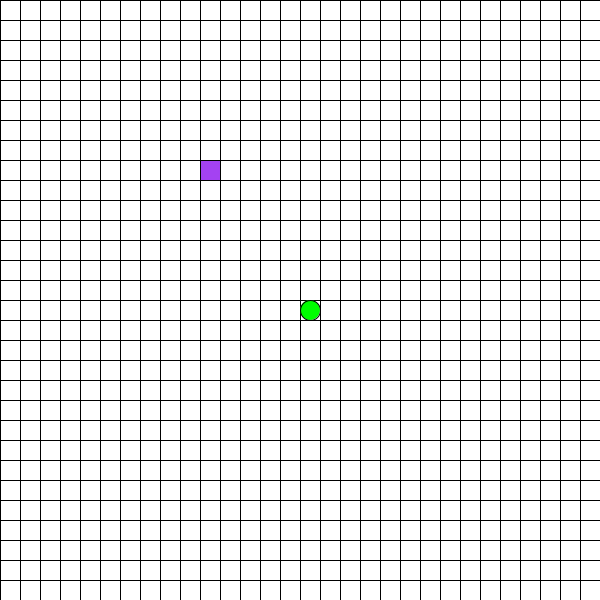
Frame 1 (no input)
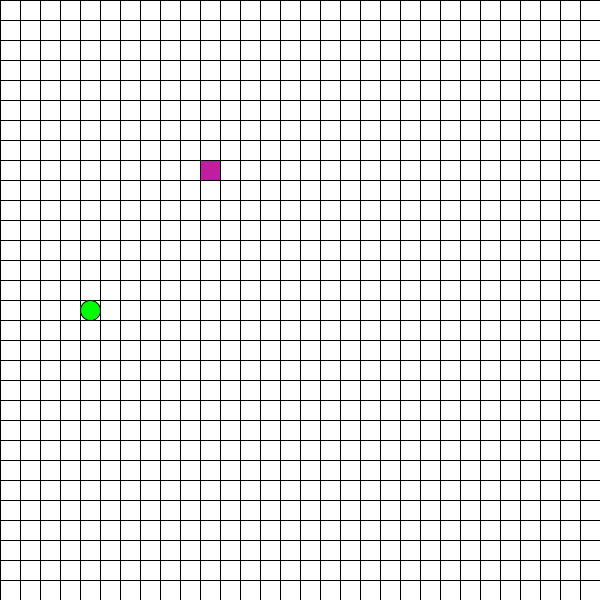
Frame 60 (the mouse pressed at the canvas centre just before this capture)
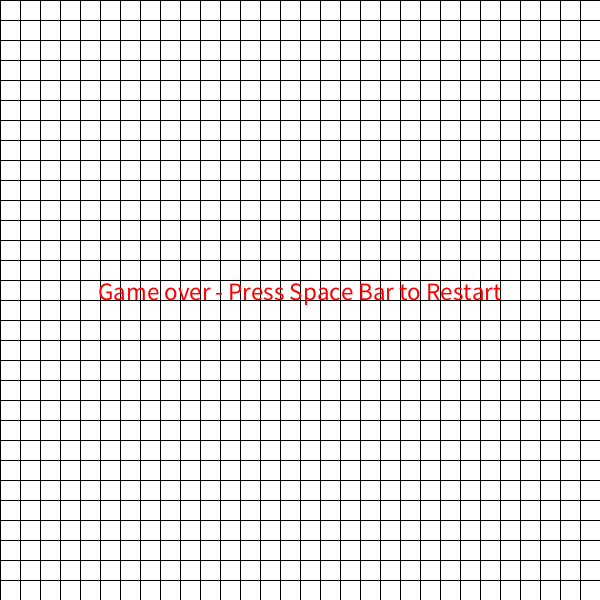
Frame 120 (the mouse held since frame 60 and released just before this capture)

The Processing sketch that drew these frames (run headless with seeded random() and noise(); from frame 60 on, the mouse is pressed at the canvas centre):

// Processing sketch: Mohammad_Final_Project
// ── Mohammad_Final_Project.pde
/*
Sasha Mohammad 
 Final Project
 ASIM 1310
 */

ArrayList<Integer> snakex = new ArrayList<Integer>();
ArrayList<Integer> snakey = new ArrayList<Integer>();
int w = 30;
int h = 30;
int square = 20;
int direction = 3;
int[] dirx = {0, 0, 1, -1};
int[] diry = {1, -1, 0, 0};
int foodx = 10;
int foody = 8;
boolean gameover = false;
void setup() {
  size(600, 600);
  snakex.add(15);
  snakey.add(15);
}


void draw() {
  background(255);
//grid lines
  for (int i = 0; i < w; i++) {
    line (i*square, 0, i*square, height);
  }
  for (int i =0; i<h; i++) {
    line (0, i*square, width, i*square);
  }


  for (int i = 0; i<snakex.size(); i++) {
    fill(0, 255, 0);
    ellipseMode(CORNER);
    ellipse(snakex.get(i)*square, snakey.get(i)*square, square, square);
  }
  if (!gameover){
//food
  fill (random(255), random(255), random (255));
  rect (foodx*square, foody*square, square, square);
  if (frameCount %5==0) {
    snakex.add(0, snakex.get(0) + dirx [direction]);
    snakey.add(0, snakey.get(0) + diry [direction]);
    if (snakex.get(0) < 0 || snakey.get(0)< 0 || snakex.get(0) >= w || snakey.get(0) >= h) gameover = true;
    for (int i = 1; i < snakex.size(); i ++) if (snakex.get(0)== snakex.get(i) && snakey.get(0)== snakey.get(i)) gameover = true;
    if (snakex.get(0) == foodx && snakey.get(0) == foody) {
      foodx = (int) random (0, w);
      foody = (int) random (0, h);
    } else{
        snakex.remove(snakex.size()-1);
        snakey.remove(snakey.size()-1);
  }
}
} else{
    fill(255,0,0);
    textSize(25);
    textAlign(CENTER);
    text("Game over - Press Space Bar to Restart", width/2, height/2);
    if(keyPressed&& key ==' '){
      snakex.clear();
      snakey.clear();
      snakex.add(5);
      snakey.add(5);
      gameover = false;
    }    
}

  
}


void keyPressed() {
  if (key == CODED) {
    int newdirection = keyCode==DOWN ?0 : (keyCode==UP ? 1:(keyCode==RIGHT ? 2:(keyCode==LEFT ? 3: -1)));
    if (newdirection != -1 && (snakex.size() <= 1 || !(snakex.get(1)==snakex.get(0)+dirx[newdirection] && snakey.get(1)==snakey.get(0)+diry[newdirection]))) direction = newdirection;
  }
}














////when this is modified, commit this to GitHub via git 
////git commit -am "type in the sketch"
////git push origin master
